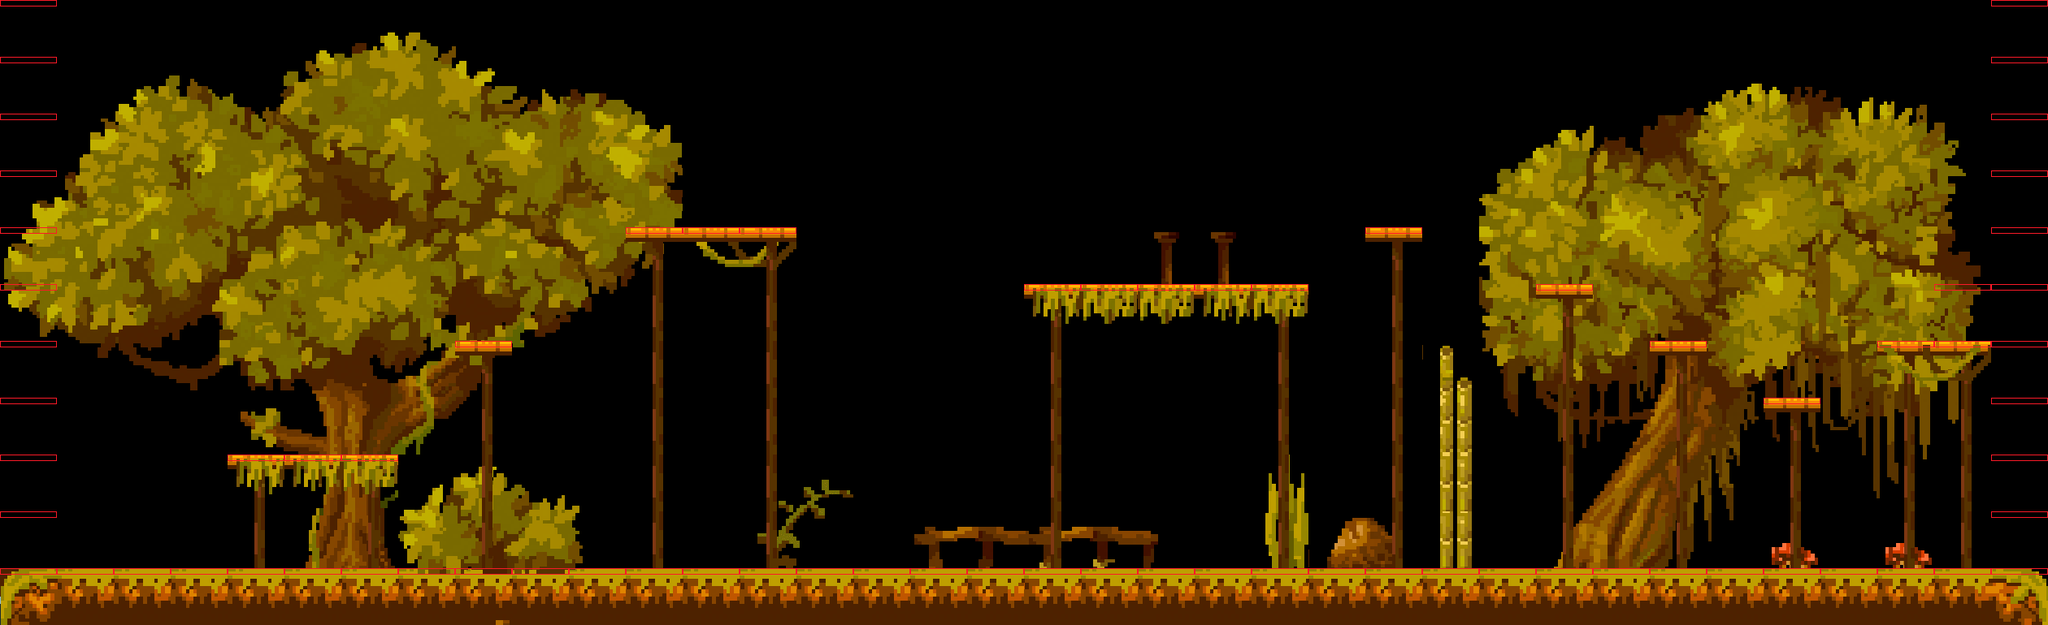

The image is a tile-based game level rendered from a .tmx file. Its description and source (layers, tilesets, objects; grid data summarised) follow:
An orthogonal 36x11 tile map with 70x70 px tiles, 5 tile layers (Decoration1, Platforms, Decoration2, colliders, ...), 2 tilesets.

<map version="1.4" tiledversion="1.4.3" orientation="orthogonal" renderorder="right-down" width="36" height="11" tilewidth="70" tileheight="70" infinite="0" nextlayerid="7" nextobjectid="1">
 <tileset firstgid="1" name="collider" tilewidth="70" tileheight="70" tilecount="1" columns="1">
  <image source="collider.png" trans="ff00ff" width="70" height="70" />
 </tileset>
 <tileset firstgid="2" name="123" tilewidth="70" tileheight="70" tilecount="1170" columns="45">
  <image source="tile.png" width="3167" height="1834" />
 </tileset>
 <layer id="5" name="Decoration1" width="36" height="11">
  <properties>
   <property name="Draw" type="int" value="1" />
  </properties>
  <data>[396 cells, 242 non-empty, 239 distinct tile ids]</data>
 </layer>
 <layer id="4" name="Platforms" width="36" height="11">
  <properties>
   <property name="Draw" type="int" value="1" />
  </properties>
  <data>[396 cells, 97 non-empty, 6 distinct tile ids]</data>
 </layer>
 <layer id="6" name="Decoration2" width="36" height="11">
  <properties>
   <property name="Draw" type="int" value="1" />
  </properties>
  <data>[396 cells, 14 non-empty, 8 distinct tile ids]</data>
 </layer>
 <layer id="2" name="colliders" width="36" height="11">
  <properties>
   <property name="Draw" type="int" value="0" />
  </properties>
  <data>[396 cells, 74 non-empty, 1 distinct tile ids]</data>
 </layer>
 <layer id="3" name="win" width="36" height="11">
  <properties>
   <property name="Draw" type="int" value="0" />
  </properties>
  <data>[396 cells, 1 non-empty, 1 distinct tile ids]</data>
 </layer>
</map>
